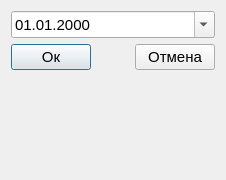
<?xml version="1.0" encoding="UTF-8"?>
<ui version="4.0">
 <class>Dialog_add_visits</class>
 <widget class="QDialog" name="Dialog_add_visits">
  <property name="geometry">
   <rect>
    <x>0</x>
    <y>0</y>
    <width>226</width>
    <height>180</height>
   </rect>
  </property>
  <property name="font">
   <font>
    <pointsize>11</pointsize>
   </font>
  </property>
  <property name="windowTitle">
   <string>Dialog</string>
  </property>
  <layout class="QVBoxLayout" name="verticalLayout">
   <item>
    <widget class="QDateEdit" name="dateEdit">
     <property name="displayFormat">
      <string>dd.MM.yyyy</string>
     </property>
     <property name="calendarPopup">
      <bool>true</bool>
     </property>
    </widget>
   </item>
   <item>
    <layout class="QHBoxLayout" name="horizontalLayout">
     <item>
      <widget class="QPushButton" name="pushButton_ok">
       <property name="text">
        <string>Ок</string>
       </property>
      </widget>
     </item>
     <item>
      <spacer name="horizontalSpacer">
       <property name="orientation">
        <enum>Qt::Horizontal</enum>
       </property>
       <property name="sizeHint" stdset="0">
        <size>
         <width>40</width>
         <height>20</height>
        </size>
       </property>
      </spacer>
     </item>
     <item>
      <widget class="QPushButton" name="pushButton_cancel">
       <property name="text">
        <string>Отмена</string>
       </property>
      </widget>
     </item>
    </layout>
   </item>
   <item>
    <spacer name="verticalSpacer">
     <property name="orientation">
      <enum>Qt::Vertical</enum>
     </property>
     <property name="sizeHint" stdset="0">
      <size>
       <width>20</width>
       <height>40</height>
      </size>
     </property>
    </spacer>
   </item>
  </layout>
 </widget>
 <resources/>
 <connections/>
</ui>
